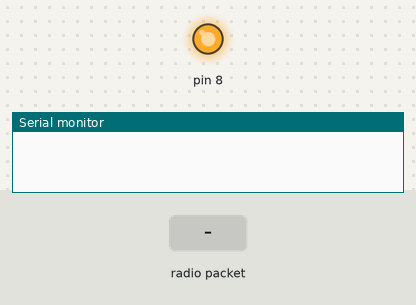
Bench run of a sketch on a simulated Arduino Pro Mini, built with avr-gcc and run on an emulated ATmega328P. On the bench: output pins drawn as LEDs (lit = HIGH), the last lines printed to the serial monitor. The test bench sets the inputs (shaded band). No radio packets arrive unless stated.

Above: at 1.2 s.
1.3 s: radio packet "1" arrives
At 2.2 s:
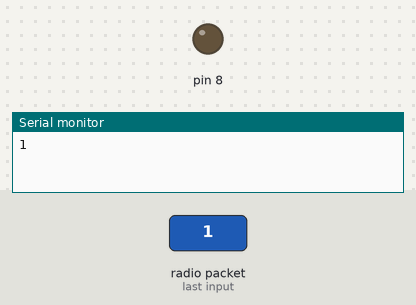
Timing chart, 0 to 4.3 s (numbered marks = the images above; inputs shaded):
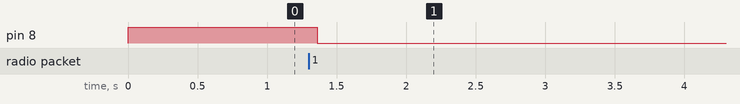

The sketch:

proMiniRX.ino
```cpp
//Arduino Pro Mini RX code
//Debasish Buragohain

#include <VirtualWire.h>
byte message[VW_MAX_MESSAGE_LEN];        // a buffer to store the incoming messages
byte messageLength = VW_MAX_MESSAGE_LEN; // the size of the message
void setup() {
  digitalWrite(8, HIGH);                 //8 is the static reset pin
  Serial.begin(9600);                    //Serial communication between the two arduinos
  pinMode(8, OUTPUT);
  vw_set_rx_pin(5);                      //5 is the static receive pin
  vw_setup(2000);      // Bits per sec
  vw_rx_start();       // Start the receiver PLL running
}

void loop() {
  if (vw_get_message(message, &messageLength))  // Non-blocking
  {
    String inputText;
    for (int i = 0; i < messageLength; i++)    {
      char c = char(message[i]);      //convert the incoming byte to character
      inputText += c;
    }
    inputText.remove(16, 3);
    Serial.print(inputText);
    delay(60);                        //wait for 60 ms for the data to be completely transmitted
    digitalWrite(8, LOW);             // we reset the Arduino after every iteration
  }
}
```

Measured:
- after the input at 1.3 s, pin 8: HIGH → LOW after 0.06 s
